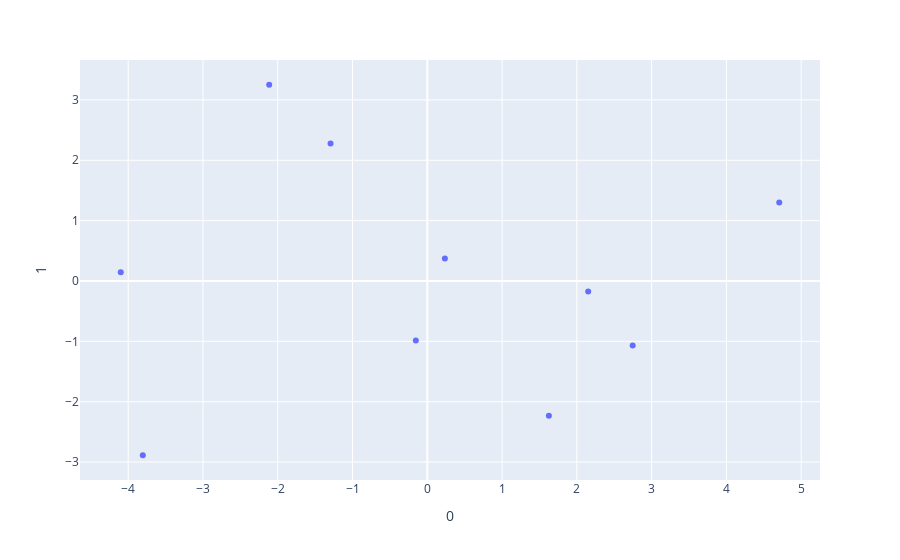

Notebook code cell kept with this figure:
### Code cell
fig = px.scatter(B, x=0, y=1)
fig.show()

### Figure 1 — Plotly figure (JSON) as saved in the notebook; plotly's stock layout.template omitted (floating-point values rounded to 4 significant figures)
{"data": [{"hovertemplate": "0=%{x}<br>1=%{y}<extra></extra>", "legendgroup": "", "marker": {"color": "#636efa", "symbol": "circle"}, "mode": "markers", "name": "", "orientation": "v", "showlegend": false, "type": "scatter", "x": [2.151, -3.804, -0.1532, 4.707, -1.294, -4.099, 1.626, -2.114, 0.2348, 2.746], "xaxis": "x", "y": [-0.1731, -2.887, -0.9869, 1.302, 2.279, 0.1436, -2.232, 3.251, 0.373, -1.069], "yaxis": "y"}], "layout": {"legend": {"tracegroupgap": 0}, "margin": {"t": 60}, "xaxis": {"anchor": "y", "domain": [0, 1], "title": {"text": "0"}}, "yaxis": {"anchor": "x", "domain": [0, 1], "title": {"text": "1"}}}}
